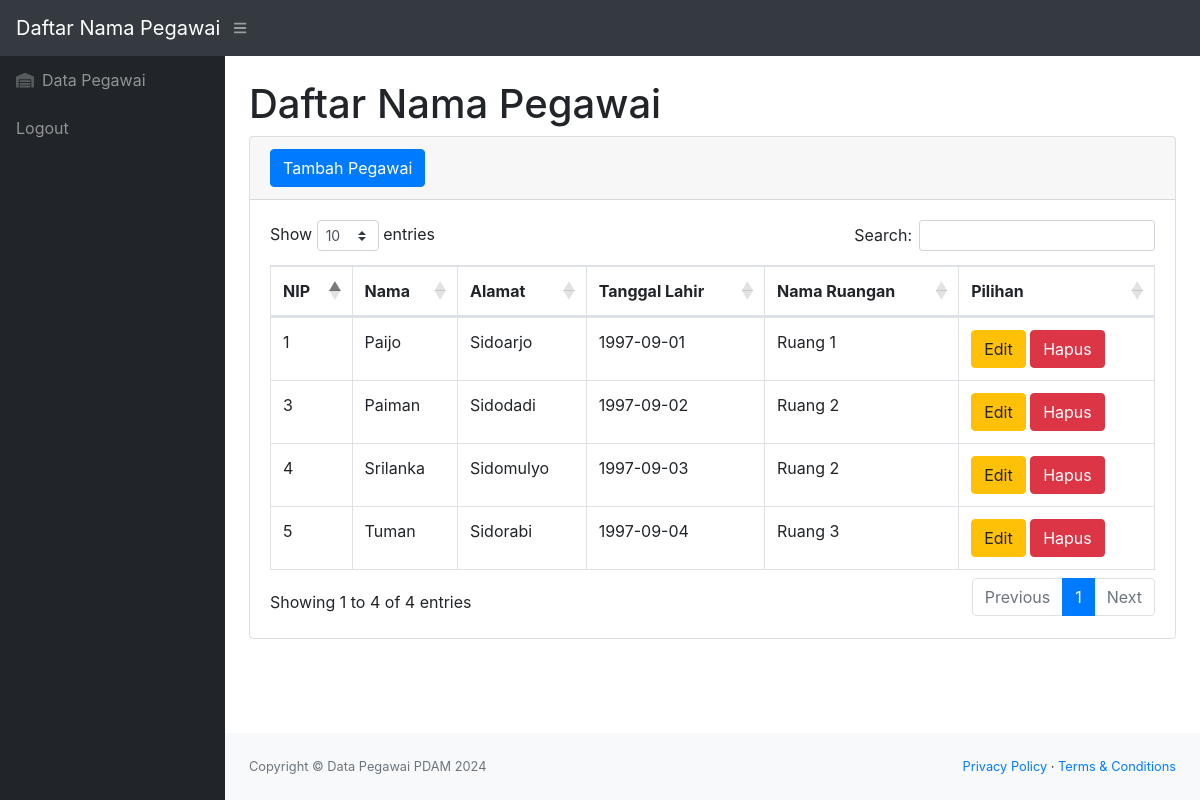
Screenshot of / (signed in) with the database file from the repository.
### tables this page shows
CREATE TABLE `pegawai` (
  `nip` int(11) NOT NULL,
  `nama` varchar(200) NOT NULL,
  `alamat` varchar(200) NOT NULL,
  `tgl_lahir` date NOT NULL,
  `id_ruangan` int(11) NOT NULL
);

CREATE TABLE `ruangan` (
  `id_ruangan` int(11) NOT NULL,
  `keterangan` varchar(200) NOT NULL
);

### index.php (the view, shortened to what this page needs)
<?php
require 'connection.php';
?>
<!DOCTYPE html>
<html lang="en">
<head>
    <link href="css/styles.css" rel="stylesheet" />
    <link href="https://cdn.datatables.net/1.10.20/css/dataTables.bootstrap4.min.css" rel="stylesheet"
 />
</head>
<body class="sb-nav-fixed">
    <nav class="sb-topnav navbar navbar-expand navbar-dark bg-dark">
        <a class="navbar-brand" href="index.php">Daftar Nama Pegawai</a>
        <button class="btn btn-link btn-sm order-1 order-lg-0" id="sidebarToggle" href="#"><i
                class="fas fa-bars"></i></button>
    </nav>
    <div id="layoutSidenav">
        <div id="layoutSidenav_nav">
            <nav class="sb-sidenav accordion sb-sidenav-dark" id="sidenavAccordion">
                <div class="sb-sidenav-menu">
                    <div class="nav">
                        <a class="nav-link" href="index.php">
                            <div class="sb-nav-link-icon"><i class="fas fa-warehouse"></i></div>
                            Data Pegawai
                        </a>
                        <a class="nav-link" href="logout.php">
                            Logout
                        </a>
                    </div>
                </div>
            </nav>
        </div>
        <div id="layoutSidenav_content">
            <main>
                <div class="container-fluid">
                    <h1 class="mt-4">Daftar Nama Pegawai</h1>
                    <div class="card mb-4">
                        <div class="card-header">
                            <button type="button" class="btn btn-primary" data-toggle="modal" data-target="#myModal">
                                Tambah Pegawai
                            </button>
                        </div>
                        <div class="card-body">
                            <div class="table-responsive">
                                <table class="table table-bordered" id="dataTable" width="100%" cellspacing="0">
                                    <thead>
                                        <tr>
                                            <th>NIP</th>
                                            <th>Nama</th>
                                            <th>Alamat</th>
                                            <th>Tanggal Lahir</th>
                                            <th>Nama Ruangan</th>
                                            <th>Pilihan</th>
                                        </tr>
                                    </thead>
                                    <tbody>
                                        <?php
                                        $allpegawai = mysqli_query($conn, "SELECT p.*, r.keterangan FROM pegawai p JOIN ruangan r ON p.id_ruangan = r.id_ruangan");
                                        while ($data = mysqli_fetch_array($allpegawai)) {
                                            $nama = $data['nama'];
                                            $alamat = $data['alamat'];
                                            $tgl_lahir = $data['tgl_lahir'];
                                            $nip = $data['nip'];
                                            $keterangan = $data['keterangan'];
                                            ?>
                                            <tr>
                                                <td><?= $nip; ?></td>
                                                <td><?= $nama; ?></td>
                                                <td><?= $alamat; ?></td>
                                                <td><?= $tgl_lahir; ?></td>
                                                <td><?= $keterangan; ?></td>
                                                <td>
                                                    <button type="button" class="btn btn-warning" data-toggle="modal"
                                                        data-target="#edit<?= $nip; ?>">
                                                        Edit
                                                    </button>
                                                    <button type="button" class="btn btn-danger" data-toggle="modal"
                                                        data-target="#delete<?= $nip; ?>">
                                                        Hapus
                                                    </button>
                                                </td>
                                            </tr>
                                            <?php
                                        }
                                        ?>
                                    </tbody>
                                </table>
                            </div>
                        </div>
                    </div>
                </div>
            </main>
            <footer class="py-4 bg-light mt-auto">
                <div class="container-fluid">
                    <div class="d-flex align-items-center justify-content-between small">
                        <div class="text-muted">Copyright &copy; Data Pegawai PDAM 2024</div>
                        <div>
                            <a href="#">Privacy Policy</a>
                            &middot;
                            <a href="#">Terms &amp; Conditions</a>
                        </div>
                    </div>
                </div>
            </footer>
        </div>
    </div>
</body>
</html>

### rows the page displays
pegawai: nip "1", nama "Paijo", alamat "Sidoarjo", tgl_lahir "1997-09-01", id_ruangan.keterangan "Ruang 1"
pegawai: nip "3", nama "Paiman", alamat "Sidodadi", tgl_lahir "1997-09-02", id_ruangan.keterangan "Ruang 2"
pegawai: nip "4", nama "Srilanka", alamat "Sidomulyo", tgl_lahir "1997-09-03", id_ruangan.keterangan "Ruang 2"
pegawai: nip "5", nama "Tuman", alamat "Sidorabi", tgl_lahir "1997-09-04", id_ruangan.keterangan "Ruang 3"
